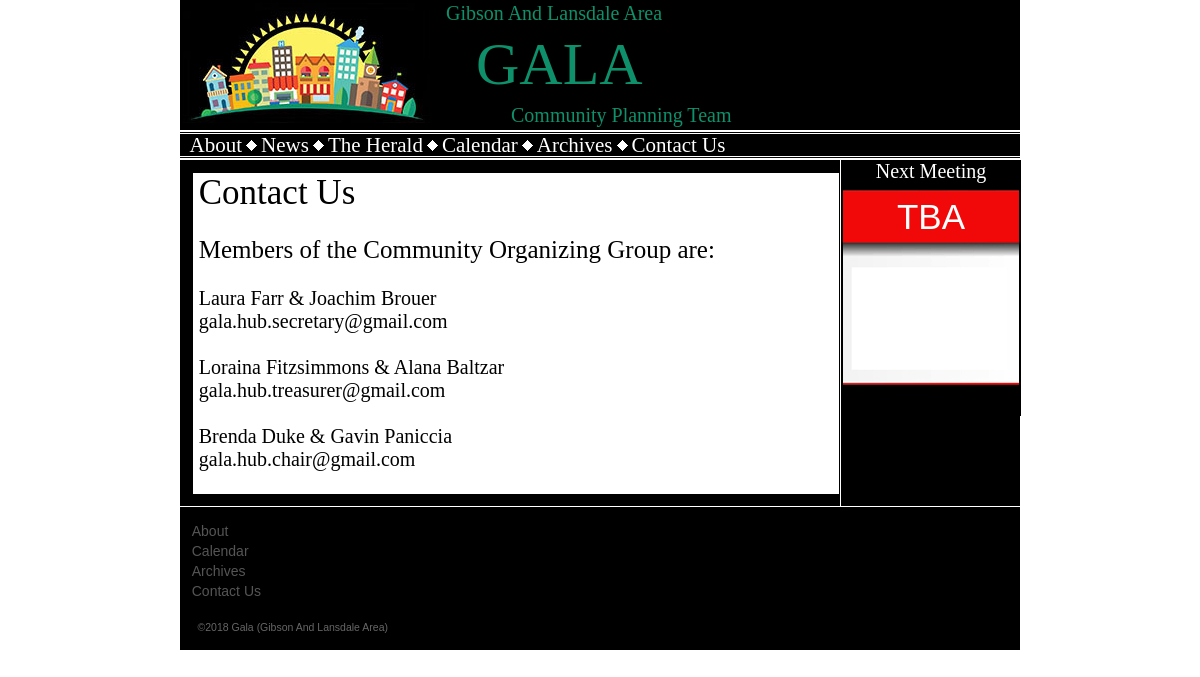
Screenshot of /index.php?page=Contact Us with the database file from the repository.
### tables this page shows
CREATE TABLE `staticmenu` (
  `Index1` int(11) NOT NULL,
  `MenuName` varchar(255) NOT NULL,
  `Content` blob NOT NULL
);

### Includes/mysql55.php (called while the page is built, shortened)
<?php
class MySQL
{
	function MySQL ($db_host, $db_name, $db_username, $db_password)
	{
		$this->host		=	"mysql:host=" . $db_host . ";dbname=" . $db_name . ";charset=utf8";
		$this->username	=	$db_username;
		$this->password	=	$db_password;
	}
	function fetchData($queryString)
	{
		$DB = new PDO($this->host, $this->username, $this->password);
		$stmt = $DB->query($queryString);
		$results = $stmt->fetchAll(PDO::FETCH_ASSOC);
		return $results;
	}
}
?>

### index.php (the view, shortened to what this page needs)
<!doctype html>
<html>
<head>
<link rel="stylesheet" type="text/css" href="./Style.css">
</head>
<body>
    <header class="HeadPanel">
    	<TitleBlock>
        	<table width="100%" >
            	<tr style="height:1.25em;">
                	<td rowspan="3" style="width:16.25em" ><img src="./Images/GalaLogoL.jpg" alt="Gala Logo" style="margin-right:0px;" ></td>
                	<td style="padding:0px; margin:0px;"><font style="font-size:1.25em">Gibson And Lansdale Area</font></td>
                </tr>
                <tr><td style="padding: 0px; margin:0px;"><font style="font-size:3.75em">&nbsp;&nbsp;GALA</font></td></tr>
                <tr><td style="padding:0px; margin:0px;"><font style="font-size:1.25em">&nbsp;&nbsp;&nbsp;&nbsp;&nbsp;&nbsp;&nbsp;&nbsp;&nbsp;&nbsp;&nbsp;&nbsp;&nbsp;Community Planning Team</font></td></tr>
            </table>
       </TitleBlock>
        </header>
    <nav class="Menu1">
    	<MenuBlock>
        	<table id="MenuTable">
            	<tr>
<?php
	include("./Includes/mysql55.php");
	$query = "SELECT `MenuName` FROM `staticmenu` WHERE 1";
	$result = $DB1->fetchData($query);
	for($c=0; $c < count($result); $c++)
	{
		if(strtoupper($result[$c]['MenuName']) != "CONTACT US")
		{
			print"
					<td><a href=\"./index.php?page=" . $result[$c]['MenuName'] . "\">" . $result[$c]['MenuName'] . "</a> </td>
					<td><img src=\"Images/Diamond.gif\" style=\"padding-bottom:0.0625em;\"> </td>";
		}
		else
		{
			print"
					<td><a href=\"./index.php?page=News\">News</a> </td>
					<td><img src=\"Images/Diamond.gif\" style=\"padding-bottom:0.0625em;\"> </td>
					<td><a href=\"./index.php?page=The Herald\">The Herald</a> </td>
					<td><img src=\"Images/Diamond.gif\" style=\"padding-bottom:0.0625em;\"> </td>
					<td><a href=\"./index.php?page=Calendar\">Calendar</a> </td>
                    <td><img src=\"Images/Diamond.gif\" style=\"padding-bottom:0.0625em;\"> </td>
					<td><a href=\"./index.php?page=Archives&index=0\">Archives</a> </td>
                    <td><img src=\"Images/Diamond.gif\" style=\"padding-bottom:0.0625em;\"> </td>
                    <td><a href=\"./index.php?page=" . $result[$c]['MenuName'] . "\">" . $result[$c]['MenuName'] . "</a> </td>";
		}
	}
?>
                </tr>
            </table>
     	</MenuBlock>
	</nav>
    <section class="LeftPanel">
<?php
	if(isset($_GET['page']))
	{
		$query = "SELECT * FROM `staticmenu` WHERE `MenuName` LIKE '" . $_GET['page'] . "'";
		$result = $DB1->fetchData($query);
		if(count($result) > 0)
		{
			print"
			<article class=\"ArticleBox\" style=\"width:97%;\">
				<div id=\"articlespace\">" . $result[0]['Content'] . "<br></div>
			</article>";
		}
	}
	else
	{
		include("./Includes/News.php");
	}
?>
    </section>
    <section class="RightPanel">
    	Next Meeting
    	<table id="CalendarTable" border="0">
        	<tr>
            	<td style="background-image:url(Images/Calendar.gif); background-repeat:no-repeat; background-size:auto; background-position:bottom; height:10em;" valign="top">
                	<font color="#FFFFFF" style="font-family:Arial;"><div style="margin-top:0.3em; font-size:1.75em"><?php
						$query = "SELECT * FROM `calendar` WHERE `Date1` > NOW() ORDER BY `Date1` LIMIT 1";
						$result = $DB1->fetchData($query);
						if(count($result) > 0)
						{
							$monthNum = explode("-", $result[0]['Date1']);
							$monthName = date('F', mktime(0, 0, 0, $monthNum[1], 10));
							print $monthName;
							$time1 = date('g:i A', strtotime('2010-05-29' . $result[0]['Time1']));
						}
						else
							print "TBA";
					?></div></font>
                    <br>
                </td>
            </tr>
            <tr>
            	<td><br>
                </td>
            </tr>
        </table>
    </section>
    <footer class="BottomPanel">
            <table style="background-image:url(Images/Bar2.gif); background-repeat:repeat-x; padding-top:0.9375em; padding-left:0.625em;" width="100%">
                <tr>
                    <td style="background-color:#000000"><a class="BottomLinks" href="index.php?page=About">About</a></td>
                </tr>
                <tr>
                    <td style="background-color:#000000"><a class="BottomLinks" href="index.php?page=Calendar">Calendar</a></td>
                </tr>
                <tr>
                    <td style="background-color:#000000"><a class="BottomLinks" href="index.php?page=Archives">Archives</a></td>
                </tr>
                <tr>
                    <td style="background-color:#000000"><a class="BottomLinks" href="index.php?page=Contact Us">Contact Us</a></td>
                </tr>
            </table>
            <br>
            <font style="font-family:Arial; font-size:0.75em;">&nbsp;&nbsp;&nbsp;&nbsp;&nbsp;&nbsp;&copy;<?php print date('Y');?> Gala (Gibson And Lansdale Area)</font><br>&nbsp;
   	</footer>
    <br>
</body>
</html>

### Style.css (style rules this page uses)
body { background-color:#FFFFFF; margin: 0; padding: 0 auto; }
.HeadPanel { width:70%; margin-left:15%; background-color:#000000; color: #FFFFFF; }
TitleBlock { font-family:Century Gothic; color: #0e906a; }
.Menu1 { width:70%; margin-left:15%; background-color:#000000; color: #FFFFFF; background-image:url(Images/Bar1.gif); background-repeat:repeat-x; height:2.5em; }
MenuBlock { font-family:Century Gothic; font-size: 1.3125em; padding-bottom:0.0625em; }
table#MenuTable { padding-left:0.3125em; }
.LeftPanel { float: left; width:55%; margin-left:15%; background-color:#000000; color: #FFFFFF; font-family:Century Gothic; font-size: 1.25em; margin-top: -0.5em; }
.RightPanel { float: left; width:15%; background-color:#000000; color: #FFFFFF; font-family:Century Gothic; font-size: 1.25em; text-align:center; margin-top: -0.5em; }
table#CalendarTable { padding:0; margin:0px; width:100%; border:none; }
.BottomPanel { float:inherit; width:70%; margin-left:15%; background-color:#000000; color: #666666; background-position:top; font-family:Arial; font-size: 0.875em; }
.ArticleBox { float: left; width:auto; margin-left:0.625em; margin-right:0.625em; background-color:#FFFFFF; color: #000000; margin-top:0.625em; margin-bottom:0.625em; padding-left:0px; padding-right:0.3125em; min-width:50% }
a { color:#FFFFFF; text-decoration:none; }
ArticleBoxTitle { font-size:1.75em; margin-bottom:0.625em; }
div#articlespace { padding-left:0.3125em; }
h1 { font-family:Century Gothic; font-size:1.25em; color:#000000; margin:0; padding:0; font-weight:200; }
.BottomLinks { color: #555555; }

### rows the page displays
staticmenu: MenuName "About"
staticmenu: MenuName "Contact Us", Content "Contact Us Members of the Community Organizing Group are: Laura Farr & Joachim Brouer gala.hub.secretary@gmail.com Loraina Fitzsimmons & Alana Baltzar gala.hub.treasurer@gmail.com Brenda Duke & Gavin Paniccia gala.hub.chair@gmail.com"
